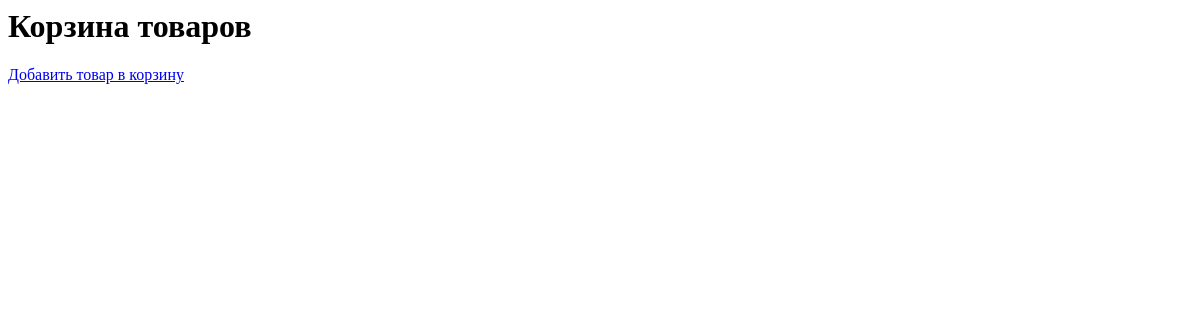
The app's page /thing_list/, older data.
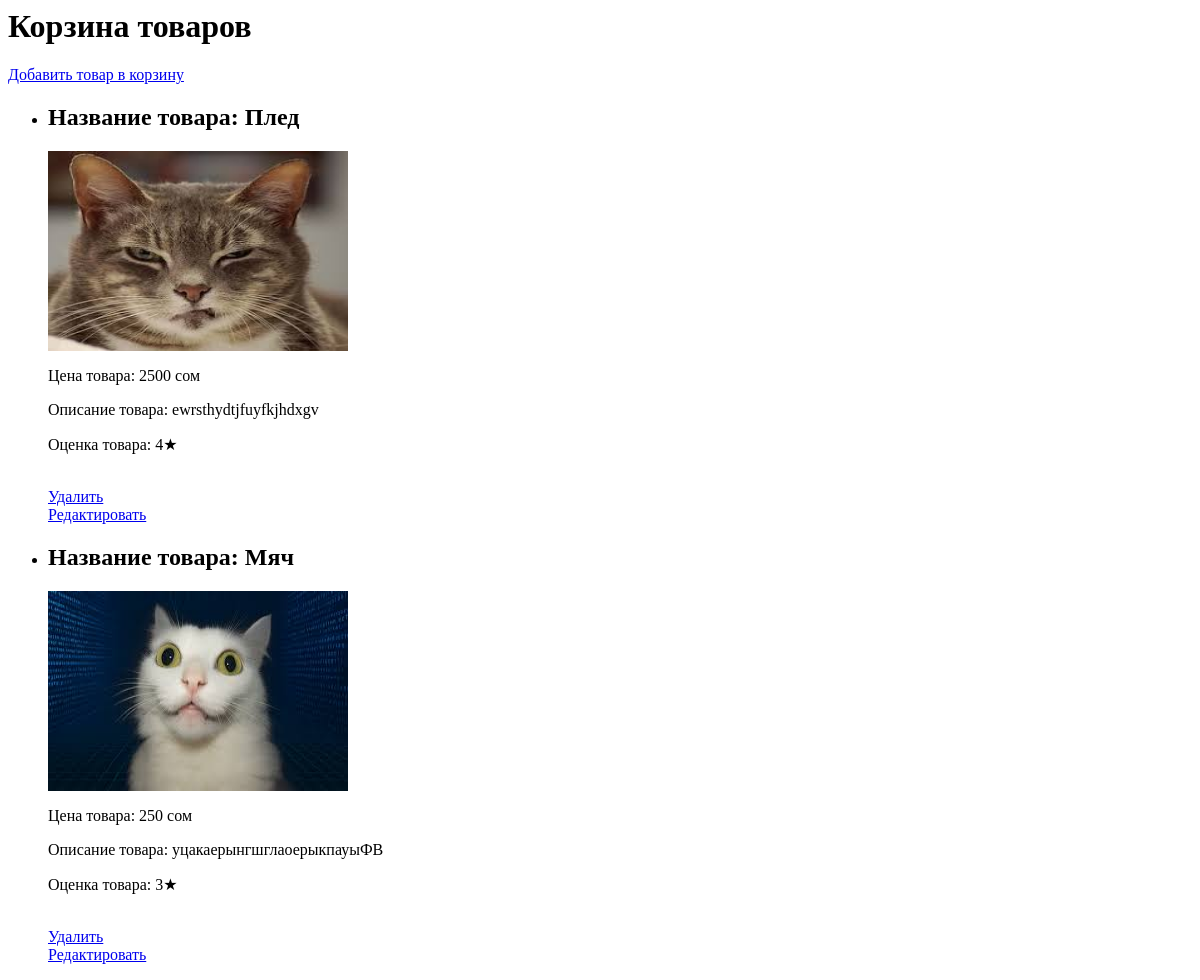
The same page, newer data.
### BASKET/models.py (models this page shows)
class Thing(models.Model):
    title = models.CharField(max_length=100, verbose_name='укажите название товара')
    photo = models.ImageField(upload_to='buy_things/',verbose_name='загрузите фото товара')
    price = models.IntegerField(verbose_name='укажите цену товара')
    description = models.TextField(verbose_name='укажите описание товара')
    MARK = (
        ('1', '1'),
        ('2', '2'),
        ('3', '3'),
        ('4', '4'),
        ('5', '5')
    )
    mark = models.CharField(max_length=100, choices=MARK, verbose_name='оцените товар')

### BASKET/views.py (the view)
# urls.py: path('thing_list/', views.thing_list_view, name='thing_list',),
def thing_list_view(request):
    if request.method == 'GET':
        thing = models.Thing.objects.all().order_by('-id')
        context = {
            'thing': thing
        }
        return render(request, template_name='crud/thing_list.html', context=context)

### templates/crud/thing_list.html
<h1>Корзина товаров</h1>
<a href="#">Добавить товар в корзину</a>
<ul>
    {% for i in thing %}
    <li>
        <h2>Название товара: {{ i.title }}</h2>
        <img src="{{ i.photo.url }}" alt="{{ i.title }}" width="300" height="200">
        <p>Цена товара: {{ i.price }} сом </p>
        <p>Описание товара: {{ i.description }} </p>
        <p>Оценка товара: {{ i.mark }}★</p>
        <br>
        <a href="/thing_list/{{ i.id }}/delete/">Удалить</a><br>
        <a href="/thing_list/{{ i.id }}/update/">Редактировать</a>
    </li>
    {% endfor %}
</ul>

Row changes from the older to the newer data that the page shows:
added Thing: title "Плед", photo (picture), price "2500", description "ewrsthydtjfuyfkjhdxgv", mark "4"
added Thing: title "Мяч", photo (picture), price "250", description "уцакаерынгшглаоерыкпауыФВ", mark "3"
